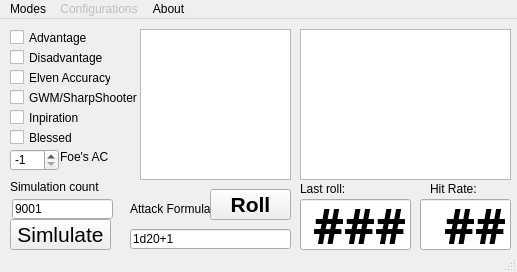
<?xml version="1.0" encoding="UTF-8"?>
<ui version="4.0">
 <class>MainWindow</class>
 <widget class="QMainWindow" name="MainWindow">
  <property name="geometry">
   <rect>
    <x>0</x>
    <y>0</y>
    <width>517</width>
    <height>272</height>
   </rect>
  </property>
  <property name="windowTitle">
   <string>MainWindow</string>
  </property>
  <widget class="QWidget" name="centralwidget">
   <property name="statusTip">
    <string comment="Chipy's 5e Dice Simulator"/>
   </property>
   <property name="whatsThis">
    <string comment="Chipy's 5e Dice Simulator"/>
   </property>
   <widget class="QCheckBox" name="flag_adv">
    <property name="enabled">
     <bool>true</bool>
    </property>
    <property name="geometry">
     <rect>
      <x>10</x>
      <y>10</y>
      <width>81</width>
      <height>17</height>
     </rect>
    </property>
    <property name="statusTip">
     <string>Toggle to roll with Advantage</string>
    </property>
    <property name="text">
     <string>Advantage</string>
    </property>
   </widget>
   <widget class="QCheckBox" name="flag_gwm">
    <property name="enabled">
     <bool>true</bool>
    </property>
    <property name="geometry">
     <rect>
      <x>10</x>
      <y>70</y>
      <width>131</width>
      <height>17</height>
     </rect>
    </property>
    <property name="statusTip">
     <string>Toggle to roll with the -5 hit for Great Weapon Master &amp; SharpShooter</string>
    </property>
    <property name="text">
     <string>GWM/SharpShooter</string>
    </property>
   </widget>
   <widget class="QPushButton" name="roll_active">
    <property name="geometry">
     <rect>
      <x>210</x>
      <y>170</y>
      <width>81</width>
      <height>31</height>
     </rect>
    </property>
    <property name="font">
     <font>
      <pointsize>16</pointsize>
      <weight>75</weight>
      <bold>true</bold>
     </font>
    </property>
    <property name="text">
     <string>Roll</string>
    </property>
   </widget>
   <widget class="QSpinBox" name="armor_class">
    <property name="enabled">
     <bool>true</bool>
    </property>
    <property name="geometry">
     <rect>
      <x>10</x>
      <y>130</y>
      <width>49</width>
      <height>22</height>
     </rect>
    </property>
    <property name="toolTip">
     <string>Select Armor class (or leave on '-1' to simular for all classes)</string>
    </property>
    <property name="minimum">
     <number>-1</number>
    </property>
    <property name="maximum">
     <number>35</number>
    </property>
    <property name="value">
     <number>-1</number>
    </property>
   </widget>
   <widget class="QLabel" name="label">
    <property name="enabled">
     <bool>true</bool>
    </property>
    <property name="geometry">
     <rect>
      <x>60</x>
      <y>130</y>
      <width>68</width>
      <height>16</height>
     </rect>
    </property>
    <property name="text">
     <string>Foe's AC</string>
    </property>
   </widget>
   <widget class="QLabel" name="label_2">
    <property name="geometry">
     <rect>
      <x>130</x>
      <y>180</y>
      <width>98</width>
      <height>20</height>
     </rect>
    </property>
    <property name="text">
     <string>Attack Formula</string>
    </property>
   </widget>
   <widget class="QCheckBox" name="flag_ins">
    <property name="enabled">
     <bool>true</bool>
    </property>
    <property name="geometry">
     <rect>
      <x>10</x>
      <y>90</y>
      <width>131</width>
      <height>17</height>
     </rect>
    </property>
    <property name="statusTip">
     <string>Toggle to roll with Ispiration (Advantage)</string>
    </property>
    <property name="text">
     <string>Inpiration</string>
    </property>
   </widget>
   <widget class="QCheckBox" name="flag_bls">
    <property name="enabled">
     <bool>true</bool>
    </property>
    <property name="geometry">
     <rect>
      <x>10</x>
      <y>110</y>
      <width>131</width>
      <height>17</height>
     </rect>
    </property>
    <property name="statusTip">
     <string>Toggle to roll with as blessed (+1d4)</string>
    </property>
    <property name="text">
     <string>Blessed</string>
    </property>
   </widget>
   <widget class="QLineEdit" name="sim_count">
    <property name="enabled">
     <bool>true</bool>
    </property>
    <property name="geometry">
     <rect>
      <x>12</x>
      <y>180</y>
      <width>101</width>
      <height>20</height>
     </rect>
    </property>
    <property name="text">
     <string>9001</string>
    </property>
   </widget>
   <widget class="QLabel" name="label_3">
    <property name="enabled">
     <bool>true</bool>
    </property>
    <property name="geometry">
     <rect>
      <x>10</x>
      <y>160</y>
      <width>101</width>
      <height>16</height>
     </rect>
    </property>
    <property name="text">
     <string>Simulation count</string>
    </property>
   </widget>
   <widget class="QCheckBox" name="flag_dis">
    <property name="enabled">
     <bool>true</bool>
    </property>
    <property name="geometry">
     <rect>
      <x>10</x>
      <y>30</y>
      <width>101</width>
      <height>17</height>
     </rect>
    </property>
    <property name="statusTip">
     <string>Toggle to roll with Disadvantage</string>
    </property>
    <property name="text">
     <string>Disadvantage</string>
    </property>
   </widget>
   <widget class="QLineEdit" name="attack_formula">
    <property name="geometry">
     <rect>
      <x>130</x>
      <y>210</y>
      <width>161</width>
      <height>20</height>
     </rect>
    </property>
    <property name="statusTip">
     <string>Dice Attack formula (your hit dice when attacking) Example: 1d20+1d4+2+1</string>
    </property>
    <property name="text">
     <string>1d20+1</string>
    </property>
   </widget>
   <widget class="QCheckBox" name="flag_ela">
    <property name="enabled">
     <bool>true</bool>
    </property>
    <property name="geometry">
     <rect>
      <x>10</x>
      <y>50</y>
      <width>101</width>
      <height>17</height>
     </rect>
    </property>
    <property name="statusTip">
     <string>Toggle to roll with &quot;double&quot; advantage when you have Elven Accuracy</string>
    </property>
    <property name="text">
     <string>Elven Accuracy</string>
    </property>
   </widget>
   <widget class="QLineEdit" name="result">
    <property name="geometry">
     <rect>
      <x>300</x>
      <y>180</y>
      <width>111</width>
      <height>51</height>
     </rect>
    </property>
    <property name="font">
     <font>
      <family>Rubik SemiBold</family>
      <pointsize>36</pointsize>
      <weight>75</weight>
      <bold>true</bold>
     </font>
    </property>
    <property name="text">
     <string>###</string>
    </property>
    <property name="alignment">
     <set>Qt::AlignRight|Qt::AlignTrailing|Qt::AlignVCenter</set>
    </property>
   </widget>
   <widget class="QListView" name="dice_log">
    <property name="geometry">
     <rect>
      <x>300</x>
      <y>10</y>
      <width>211</width>
      <height>151</height>
     </rect>
    </property>
   </widget>
   <widget class="QListView" name="formula_log">
    <property name="geometry">
     <rect>
      <x>140</x>
      <y>10</y>
      <width>151</width>
      <height>151</height>
     </rect>
    </property>
    <property name="statusTip">
     <string>Quick select any previous roll</string>
    </property>
   </widget>
   <widget class="QPushButton" name="simulate">
    <property name="enabled">
     <bool>true</bool>
    </property>
    <property name="geometry">
     <rect>
      <x>10</x>
      <y>200</y>
      <width>101</width>
      <height>31</height>
     </rect>
    </property>
    <property name="font">
     <font>
      <pointsize>16</pointsize>
     </font>
    </property>
    <property name="text">
     <string>Simlulate</string>
    </property>
   </widget>
   <widget class="QLineEdit" name="hit_chance">
    <property name="geometry">
     <rect>
      <x>420</x>
      <y>180</y>
      <width>91</width>
      <height>51</height>
     </rect>
    </property>
    <property name="font">
     <font>
      <family>Rubik SemiBold</family>
      <pointsize>36</pointsize>
      <weight>75</weight>
      <bold>true</bold>
     </font>
    </property>
    <property name="text">
     <string>##</string>
    </property>
    <property name="alignment">
     <set>Qt::AlignRight|Qt::AlignTrailing|Qt::AlignVCenter</set>
    </property>
   </widget>
   <widget class="QLabel" name="label_4">
    <property name="geometry">
     <rect>
      <x>300</x>
      <y>160</y>
      <width>98</width>
      <height>20</height>
     </rect>
    </property>
    <property name="text">
     <string>Last roll:</string>
    </property>
   </widget>
   <widget class="QLabel" name="label_5">
    <property name="geometry">
     <rect>
      <x>430</x>
      <y>160</y>
      <width>98</width>
      <height>20</height>
     </rect>
    </property>
    <property name="text">
     <string>Hit Rate: </string>
    </property>
   </widget>
   <zorder>flag_adv</zorder>
   <zorder>flag_gwm</zorder>
   <zorder>armor_class</zorder>
   <zorder>label</zorder>
   <zorder>label_2</zorder>
   <zorder>flag_ins</zorder>
   <zorder>flag_bls</zorder>
   <zorder>sim_count</zorder>
   <zorder>label_3</zorder>
   <zorder>flag_dis</zorder>
   <zorder>attack_formula</zorder>
   <zorder>flag_ela</zorder>
   <zorder>result</zorder>
   <zorder>dice_log</zorder>
   <zorder>formula_log</zorder>
   <zorder>roll_active</zorder>
   <zorder>simulate</zorder>
   <zorder>hit_chance</zorder>
   <zorder>label_4</zorder>
   <zorder>label_5</zorder>
  </widget>
  <widget class="QMenuBar" name="menubar">
   <property name="geometry">
    <rect>
     <x>0</x>
     <y>0</y>
     <width>517</width>
     <height>21</height>
    </rect>
   </property>
   <widget class="QMenu" name="menuModes">
    <property name="title">
     <string>Modes</string>
    </property>
    <addaction name="actionHit_Chance"/>
    <addaction name="separator"/>
    <addaction name="actionExit"/>
   </widget>
   <widget class="QMenu" name="menuAbout">
    <property name="title">
     <string>About</string>
    </property>
    <addaction name="actionProject_GitHub"/>
    <addaction name="actionChipy_Dev"/>
   </widget>
   <widget class="QMenu" name="menuConfigurations">
    <property name="enabled">
     <bool>false</bool>
    </property>
    <property name="title">
     <string>Configurations</string>
    </property>
   </widget>
   <addaction name="menuModes"/>
   <addaction name="menuConfigurations"/>
   <addaction name="menuAbout"/>
  </widget>
  <widget class="QStatusBar" name="statusbar"/>
  <action name="actionHit_Chance">
   <property name="text">
    <string>Hit Chance</string>
   </property>
  </action>
  <action name="actionExit">
   <property name="text">
    <string>E&amp;xit</string>
   </property>
  </action>
  <action name="actionProject_GitHub">
   <property name="text">
    <string>Project GitHub</string>
   </property>
  </action>
  <action name="actionChipy_Dev">
   <property name="text">
    <string>Chipy.Dev</string>
   </property>
  </action>
 </widget>
 <resources/>
 <connections/>
</ui>
